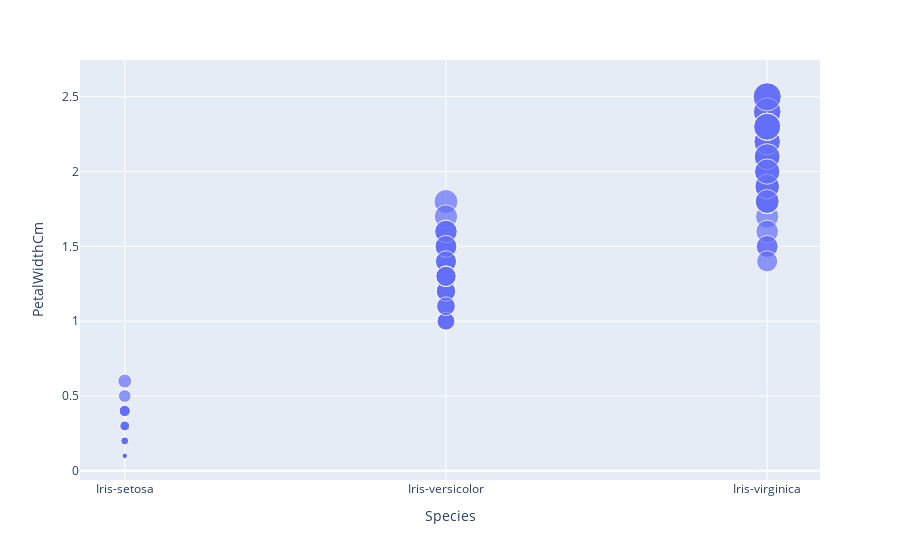

Here is the notebook cell this chart was saved with:
### Code cell
#Visualize our data
px.scatter(iris,x='Species',y='PetalWidthCm',size='PetalWidthCm')

### Figure 1 — Plotly figure (JSON) as saved in the notebook; plotly's stock layout.template omitted (floating-point values rounded to 4 significant figures; data arrays with more than 128 entries replaced by an {"elided": "..."} marker saying what was removed)
{"data": [{"hovertemplate": "Species=%{x}<br>PetalWidthCm=%{marker.size}<extra></extra>", "legendgroup": "", "marker": {"color": "#636efa", "size": {"elided": "150 float values"}, "sizemode": "area", "sizeref": 0.00625, "symbol": "circle"}, "mode": "markers", "name": "", "orientation": "v", "showlegend": false, "type": "scatter", "x": {"elided": "150 str values"}, "xaxis": "x", "y": {"elided": "150 float values"}, "yaxis": "y"}], "layout": {"legend": {"itemsizing": "constant", "tracegroupgap": 0}, "margin": {"t": 60}, "xaxis": {"anchor": "y", "domain": [0, 1], "title": {"text": "Species"}}, "yaxis": {"anchor": "x", "domain": [0, 1], "title": {"text": "PetalWidthCm"}}}}
